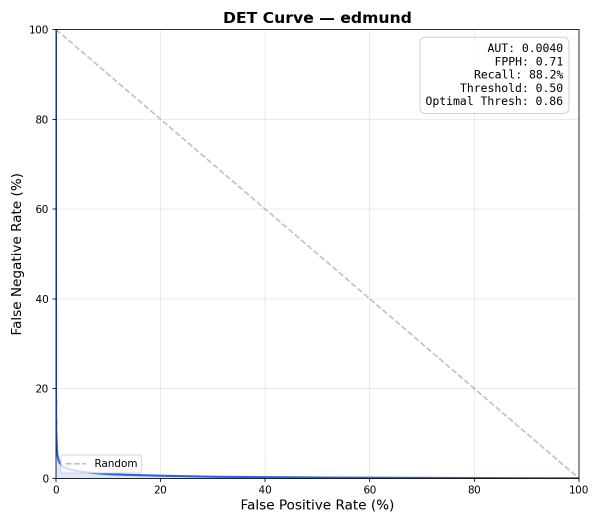
#> input picture integrations/mirror/models/v1/edmund_det.png, 1200 x 1050 px (shown at 1/2 size)
$ python printability_check.py ../../../integrations/mirror/models/v1/edmund_det.png
#> lines starting #> are read from the running program, lines starting #| are printed output that depends on the picture
#!/usr/bin/env python3
"""Sanity-check a flat graphic for screen-print friendliness.

Screen printing typically wants:
  - <= 6 distinct ink colors
  - No gradients (or pre-halftoned)
  - No strokes thinner than ~1.5pt at print size
  - Clean edges on transparent background

Outputs a short human report. Return code 0 = looks fine, 1 = warnings.

Usage:
  printability_check.py <in.png> [--max-colors 6] [--print-width-in 12]
"""
import argparse
import sys
from collections import Counter
from PIL import Image


def count_colors(img: Image.Image, k: int = 32) -> int:
    """Return an estimate of distinct dominant colors after quantization."""
    quant = img.convert("RGB").quantize(colors=k, method=Image.Quantize.FASTOCTREE)
    # Drop colors that occupy <0.5% of the image
    hist = Counter(quant.getdata())
    total = sum(hist.values())
    significant = [c for c, n in hist.items() if n / total > 0.005]
    return len(significant)


def detect_gradients(img: Image.Image) -> float:
    """Heuristic: ratio of medium-gradient pixels after downscale. 0 = flat, 1 = gradient-heavy."""
    small = img.convert("L").resize((200, 200), Image.BILINEAR)
    quant = small.quantize(colors=64).convert("L")
    px = quant.load()
    diffs = 0
    total = 0
    for y in range(0, 200, 2):
        for x in range(0, 199, 2):
            d = abs(px[x, y] - px[x + 1, y])
            if 4 <= d <= 24:  # smooth gradient band
                diffs += 1
            total += 1
    return diffs / total if total else 0.0


def check_thin_strokes(img: Image.Image, print_width_in: float) -> bool:
    """Warn if the image has features smaller than ~1.5pt at the given print width.
    1pt = 1/72in. Ink on screen print wants ~1.5pt minimum."""
    px_per_in = img.width / print_width_in
    min_feature_px = 1.5 * px_per_in / 72
    # If image is fewer than ~8 * min_feature_px wide, anything in it is too fine.
    return img.width < min_feature_px * 200


def main() -> int:
    ap = argparse.ArgumentParser()
    ap.add_argument("infile")
    ap.add_argument("--max-colors", type=int, default=6)
    ap.add_argument("--print-width-in", type=float, default=12.0)
    args = ap.parse_args()

    img = Image.open(args.infile)
#> img is the input picture: PIL image 1200x1050 RGBA; mean R, G, B, A 249.8, 250, 250.5, 255
    warnings = []

    colors = count_colors(img, k=32)
#> in count_colors, `hist = Counter(quant.getdata())`: hist = 32 items
#> in count_colors, `total = sum(hist.values())`: total = 1260000
#> in count_colors, `significant = [c for c, n in hist.items() if n / total > 0.005]`: significant = [9, 11, 12, 10]
#> colors = 4
    if colors > args.max_colors:
        warnings.append(
            f"~{colors} distinct colors (screen print wants <= {args.max_colors}). "
            "Consider flattening to a limited palette."
        )

    gradients = detect_gradients(img)
#> in detect_gradients, `small = img.convert("L").resize((200, 200), Image.BILINEAR)`:
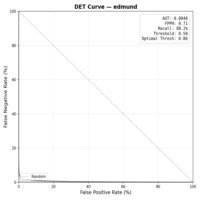
#> small: PIL image 200x200 L; min 49, max 255, mean 250
#> after the loop in detect_gradients, `for y in range(0, 200, 2):`: diffs = 641; total = 10000
#> gradients = 0.0641
    if gradients > 0.12:
        warnings.append(
            f"Gradient signal {gradients:.0%} — screen prints don't render gradients without halftone."
        )

    if img.mode != "RGBA":
        warnings.append("No alpha channel — printer usually wants the graphic on transparent background.")

    if check_thin_strokes(img, args.print_width_in):
        warnings.append(
            f"Resolution {img.width}x{img.height} may be too low for {args.print_width_in}in print. "
            "Re-render at >= 2400px wide."
        )

    print(f"Printability report for {args.infile}")
    print(f"  size: {img.width}x{img.height}  mode: {img.mode}")
#|   size: 1200x1050  mode: RGBA
    print(f"  dominant colors (quantized): ~{colors}")
#|   dominant colors (quantized): ~4
    print(f"  gradient signal: {gradients:.0%}")
#|   gradient signal: 6%
    if not warnings:
        print("OK — nothing obvious to flag.")
        return 0
    print()
    print("Warnings:")
    for w in warnings:
        print(f"  - {w}")
    return 1


if __name__ == "__main__":
    sys.exit(main())
#> (the program exits here)
